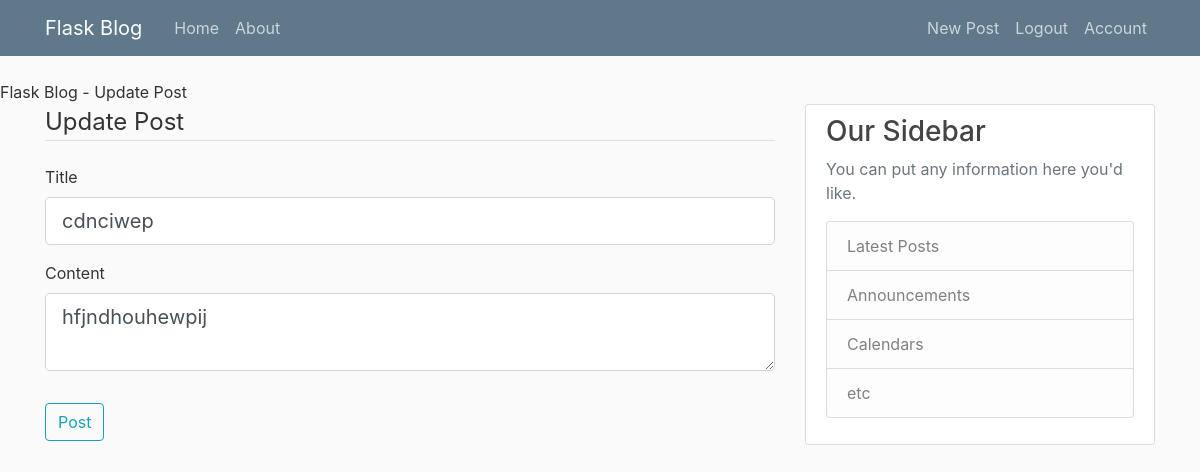
The page /post/4/update (signed in) on the database as committed earlier.
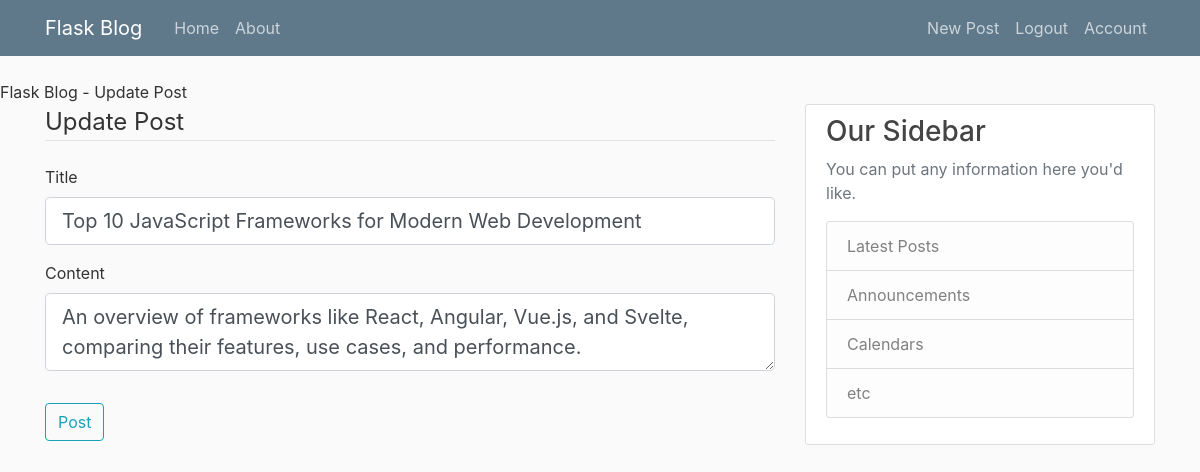
The same page on the database as committed later.
### flaskblog/models.py (models this page shows, shortened)
class Post(db.Model):
    id = db.Column(db.Integer, primary_key=True)
    title = db.Column(db.String(100), nullable=False)
    date_posted = db.Column(db.DateTime, nullable=False, default=lambda: datetime.now(timezone.utc))
    content = db.Column(db.Text, nullable=False)
    user_id = db.Column(db.Integer, db.ForeignKey('user.id'), nullable=False)

### flaskblog/posts/routes.py (the view)
@posts.route("/post/<int:post_id>/update", methods =['GET','POST'])
@login_required
def update_post(post_id):
    post=Post.query.get_or_404(post_id)
    if post.author != current_user:
        abort(403)
    form = PostForm()
    if form.validate_on_submit():
        post.title = form.title.data
        post.content = form.content.data
        db.session.commit()
        flash('Your post has been updated!','success')
        return redirect(url_for('posts.post',post_id = post.id))
    elif(request.method=='GET'):
        form.title.data = post.title
        form.content.data = post.content
    return render_template('create_post.html',title='Update Post',form=form, legend='Update Post')

### flaskblog/posts/forms.py
class PostForm(FlaskForm):
    title = StringField('Title', validators=[DataRequired()])
    content = TextAreaField('Content',validators= [DataRequired()])
    submit = SubmitField('Post')

### flaskblog/models.py (called while the page is built)
@login_manager.user_loader
def load_user(user_id):
    return User.query.get(int(user_id))

### flaskblog/templates/create_post.html (shortened to what this page needs)
{% extends "layout.html" %}
{% block content %}
    <div class="section">
        <form method="POST" action="">
            <fieldset class="form-group">
                <legend class="border-bottom mb-4">{{ legend }}</legend>
                <div class="form-group">
                    {{ form.title.label(class="form-control-label") }}
                    {% if form.title.errors %}
                    {{ form.title(class="form-control form-control-lg is-invalid")}}
                    <div class="invalid-feedback">
                        {% for error in form.title.errors %}
                        <span>{{ error }}</span>
                        {% endfor %}
                    </div>
                    {% else %}
                    {{ form.title(class="form-control form-control-lg")}}
                    {% endif %}
                </div>
                <div class="form-group">
                    {{ form.content.label(class="form-control-label") }}
                    {% if form.content.errors %}
                    {{ form.content(class="form-control form-control-lg is-invalid")}}
                    <div class="invalid-feedback">
                        {% for error in form.content.errors %}
                        <span>{{ error }}</span>
                        {% endfor %}
                    </div>
                    {% else %}
                    {{ form.content(class="form-control form-control-lg")}}
                    {% endif %}
                </div>
            </fieldset>
            <div class="form-group">
                {{ form.submit(class="btn btn-outline-info") }}
            </div>
        </form>
    </div>
{% endblock %}

Rows that differ between the two databases and show on the page:
changed Post: title "cdnciwep" → "Top 10 JavaScript Frameworks for Modern Web Development"; content "hfjndhouhewpij" → "An overview of frameworks like React, Angular, Vue.js, and Svelte, comparing their features, use cases, and performance."
